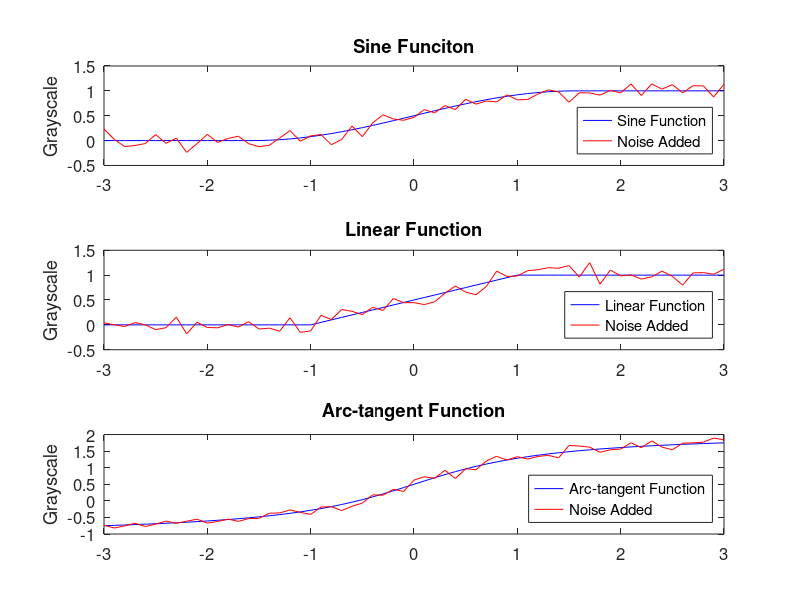

The MATLAB source for this figure: (Note: this script raises an error after producing the figure.)
x=-3:0.1:3;
PI = 3.1415926535;
y1 = 0.*(x< -PI/2) + (sin(x)+1)/2.*(x>= -PI/2 & x<PI/2) + 1.*(x>=PI/2);
y2 = 0.*(x<-1) + (0.5*x+0.5).*(x>=-1 & x<=1) + 1.*(x>1);
y3 = atan(x) + 0.5;
n1 = awgn(y1,20);
n2 = awgn(y2,20);
n3 = awgn(y3,20);
xlim([-3,3]);
ylim([-0.5,0.5]);
subplot(3,1,1)
plot(x,y1,'b',x,n1,'r');
ylabel('Grayscale');
set(gca,'FontSize',12);
legend('Sine Function','Noise Added','Location','southeast');
title('Sine Funciton')
subplot(3,1,2)
plot(x,y2,'b',x,n2,'r');
ylabel('Grayscale');
set(gca,'FontSize',12);
legend('Linear Function','Noise Added','Location','southeast');
title('Linear Function')
subplot(3,1,3)
plot(x,y3,'b',x,n3,'r');
ylabel('Grayscale');
set(gca,'FontSize',12);
legend('Arc-tangent Function','Noise Added','Location','southeast');
title('Arc-tangent Function')

p1 = get1DEdge(n1);
p2 = get1DEdge(n2);
p3 = get1DEdge(n3);
n = length(x);
e1 = -3 + 0.1*p1*n;
e2 = -3 + 0.1*p2*n;
e3 = -3 + 0.1*p3*n;
